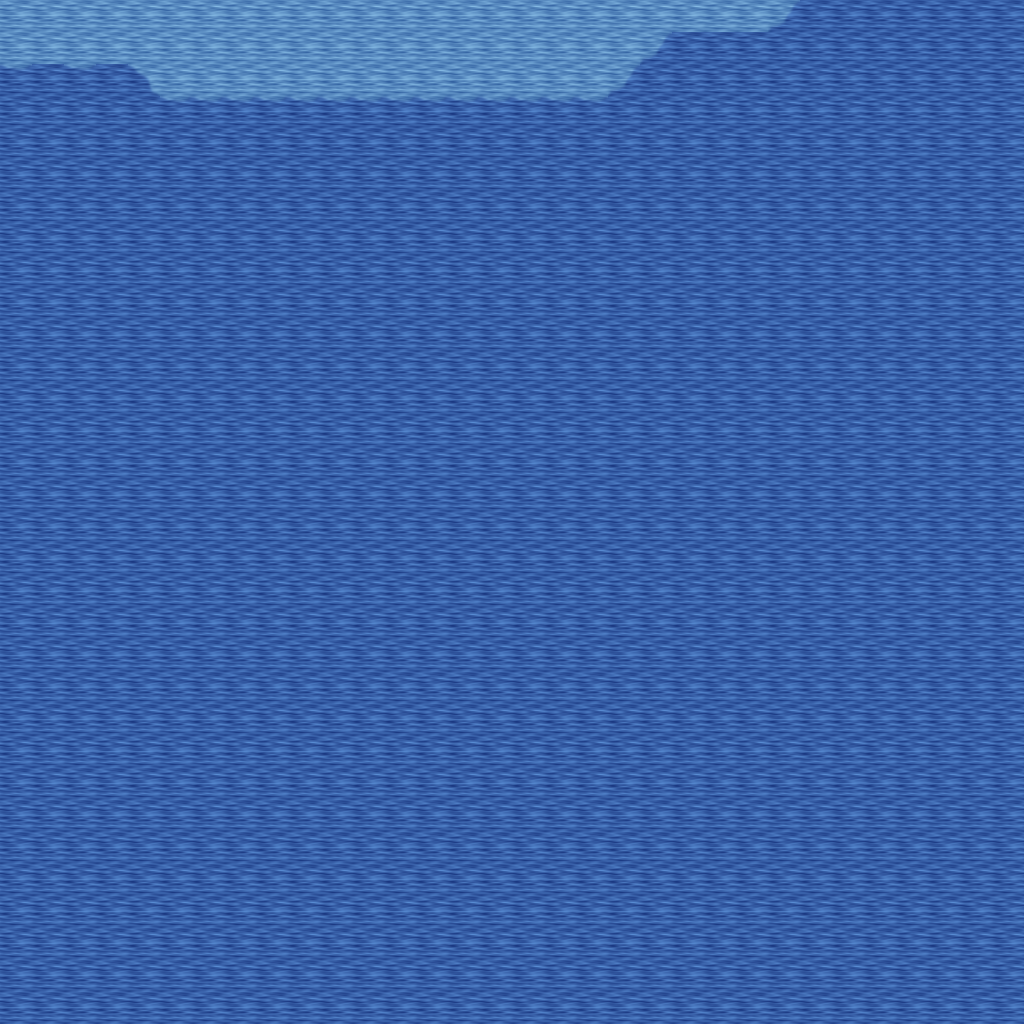

This is a level from a 2D game, rendered from its Tiled map with the project's own tilesets. A one-line summary and the map file follow, with tile-layer data summarised:
An orthogonal 32x32 tile map with 32x32 px tiles, 5 tile layers (Ground, Objects, Objects2, Above, ...), 1 hidden layer not drawn, 13 tilesets.

<map version="1.10" tiledversion="1.11.0" orientation="orthogonal" renderorder="right-down" width="32" height="32" tilewidth="32" tileheight="32" infinite="0" nextlayerid="11" nextobjectid="1">
 <tileset firstgid="1" name="ground_ground" tilewidth="32" tileheight="32" tilecount="33" columns="3">
  <image source="../drawable/ground_ground.png" width="96" height="352" />
 </tileset>
 <tileset firstgid="34" name="ground_water_pool" tilewidth="32" tileheight="32" tilecount="72" columns="3">
  <image source="../drawable/ground_water_pool.png" width="96" height="768" />
 </tileset>
 <tileset firstgid="106" name="plant_tree_tree_darkgreen" tilewidth="32" tileheight="32" tilecount="88" columns="8">
  <image source="../drawable/plant_tree_tree_darkgreen.png" width="256" height="352" />
 </tileset>
 <tileset firstgid="194" name="ground_grass_edges" tilewidth="32" tileheight="32" tilecount="36" columns="12">
  <image source="../drawable/ground_grass_edges.png" width="384" height="96" />
 </tileset>
 <tileset firstgid="230" name="ground_grass_corners" tilewidth="32" tileheight="32" tilecount="24" columns="6">
  <image source="../drawable/ground_grass_corners.png" width="192" height="128" />
 </tileset>
 <tileset firstgid="254" name="plant_flower_daisy_white" tilewidth="32" tileheight="32" tilecount="8" columns="2">
  <image source="../drawable/plant_flower_daisy_white.png" width="64" height="128" />
 </tileset>
 <tileset firstgid="262" name="plant_grasses" tilewidth="32" tileheight="32" tilecount="6" columns="3">
  <image source="../drawable/plant_grasses.png" width="96" height="64" />
 </tileset>
 <tileset firstgid="268" name="ground_pothole" tilewidth="32" tileheight="32" tilecount="4" columns="4">
  <image source="../drawable/ground_pothole.png" width="128" height="32" />
 </tileset>
 <tileset firstgid="272" name="logic_item_resources" tilewidth="32" tileheight="32" tilecount="6" columns="6">
  <image source="../drawable/logic_item_resources.png" width="192" height="32" />
 </tileset>
 <tileset firstgid="278" name="logic_creature_elf" tilewidth="32" tileheight="32" tilecount="16" columns="8">
  <image source="../drawable/logic_creature_elf.png" width="256" height="64" />
 </tileset>
 <tileset firstgid="294" name="logic_item_mushroom" tilewidth="32" tileheight="32" tilecount="6" columns="6">
  <image source="../drawable/logic_item_mushroom.png" width="192" height="32" />
 </tileset>
 <tileset firstgid="300" name="logic_portal" tilewidth="32" tileheight="32" tilecount="24" columns="8">
  <image source="../drawable/logic_portal.png" width="256" height="96" />
 </tileset>
 <tileset firstgid="324" name="logic_collision" tilewidth="32" tileheight="32" tilecount="1" columns="1">
  <image source="../drawable/logic_collision.png" width="32" height="32" />
 </tileset>
 <layer id="1" name="Ground" width="32" height="32">
  <data>[1024 cells, 1024 non-empty, 5 distinct tile ids]</data>
 </layer>
 <layer id="2" name="Objects" width="32" height="32">
  <data>[1024 cells, 0 non-empty, 0 distinct tile ids]</data>
 </layer>
 <layer id="3" name="Objects2" width="32" height="32">
  <data>[1024 cells, 0 non-empty, 0 distinct tile ids]</data>
 </layer>
 <layer id="4" name="Above" width="32" height="32">
  <data>[1024 cells, 0 non-empty, 0 distinct tile ids]</data>
 </layer>
 <layer id="5" name="Above2" width="32" height="32">
  <data>[1024 cells, 0 non-empty, 0 distinct tile ids]</data>
 </layer>
 <layer id="6" name="Walkable" width="32" height="32" visible="0">
  <data>[1024 cells, 966 non-empty, 1 distinct tile ids]</data>
 </layer>
 <objectgroup id="7" name="Mapevents" />
 <objectgroup id="8" name="Spawn" />
 <objectgroup id="9" name="Keys" />
 <objectgroup id="10" name="Replace" />
</map>
